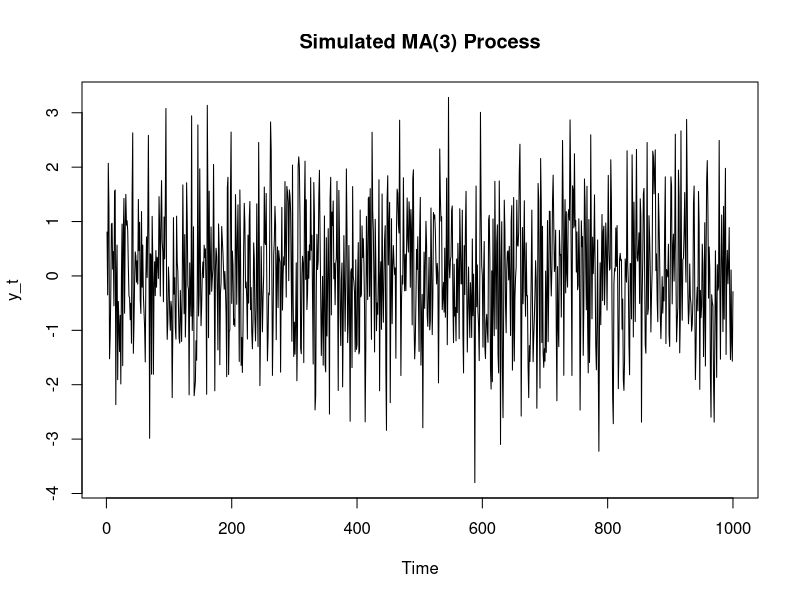
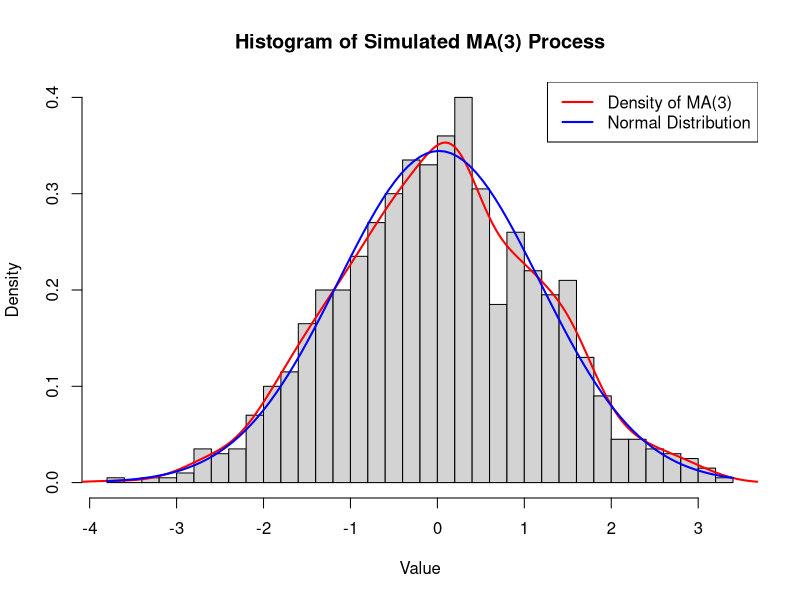
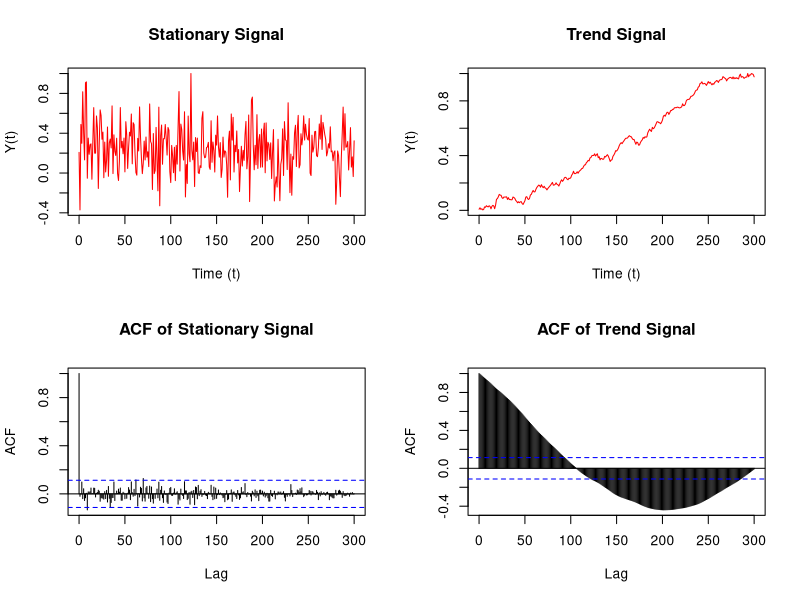

Generate these figures, in order, with R:
# Time Series Analysis: MA Models and Stationarity Tests
# Source: https://www.rdocumentation.org/packages/TimeSeries.OBeu/versions/1.2.4/topics/ts.stationary.test

## 1. Simulating an MA(3) Process and Plotting Against a Normal Distribution

# In this exercise, we will simulate an MA(3) process and compare it to a 
# normal distribution.

### Load necessary libraries
if (!require(forecast)) install.packages("forecast", dependencies = TRUE)
library(forecast)

### Set the seed for reproducibility
set.seed(123)

### Simulate an MA(3) process with specific parameters
ma_coeffs <- c(0.5, -0.3, 0.2)  # Coefficients for the MA process
n <- 1000  # Number of observations
ma_process <- arima.sim(n = n, list(ma = ma_coeffs))

### Plot the simulated MA(3) process
plot(ma_process, type = "l", main = "Simulated MA(3) Process", ylab = "y_t")

### Plot the histogram of the simulated MA(3) process
hist(ma_process, breaks = 30, probability = TRUE,
     main = "Histogram of Simulated MA(3) Process", xlab = "Value")

### Overlay a normal distribution on the histogram for comparison
lines(density(ma_process), col = "red", lwd = 2)  # Kernel density estimate
curve(dnorm(x, mean(ma_process), sd(ma_process)), add = TRUE, 
      col = "blue", lwd = 2)  # Normal distribution
legend("topright",
       legend = c("Density of MA(3)", "Normal Distribution"),
       col = c("red", "blue"), lwd = 2)

## 2. Stationarity Tests

### We know certain processes:
# - White Noise (WN) process: stationary by default
# - Random Walk (RW): non-stationary
# - Differencing a RW: makes it stationary
# - Adding a trend to WN: makes it trend-stationary

### Create time series data for stationarity tests
t <- 0:300
y_stationary <- rnorm(length(t), mean = 1, sd = 1)  # Stationary time series
y_trend <- cumsum(rnorm(length(t), mean = 1, sd = 4)) + t / 100  # Trend TS

### Normalize the series for simplicity
y_stationary <- y_stationary / max(y_stationary)
y_trend <- y_trend / max(y_trend)

### Visualize the signals and their ACFs
par(mfcol = c(2, 2))  # Set up a 2x2 plotting area

# Plot the stationary signal and ACF
plot(t, y_stationary, type = "l", col = "red", 
     xlab = "Time (t)", ylab = "Y(t)", main = "Stationary Signal")
acf(y_stationary, lag.max = length(y_stationary), main = "ACF of Stationary Signal")

# Plot the trend signal and ACF
plot(t, y_trend, type = "l", col = "red", 
     xlab = "Time (t)", ylab = "Y(t)", main = "Trend Signal")
acf(y_trend, lag.max = length(y_trend), main = "ACF of Trend Signal")

### Observations:
# - Stationary signal: ACF lags die out quickly.
# - Trend signal: ACF lags persist, indicating non-stationarity.

## 3. Stationarity Tests Using Augmented Dickey–Fuller (ADF) and KPSS Tests

# Load the necessary library for stationarity tests
if (!require(tseries)) install.packages("tseries", dependencies = TRUE)
library(tseries)

### ADF Test: Test for a unit root (non-stationarity)
# y_stationary tests
adf.test(y_stationary)  # Default test
adf.test(y_stationary, alternative = "stationary", k = trunc((length(y_stationary)-1)^(1/3)))  # Alternative hypothesis: stationary
adf.test(y_stationary, alternative = "explosive", k = trunc((length(y_stationary)-1)^(1/3)))  # Alternative hypothesis: explosive

### KPSS Test: Null hypothesis of stationarity
# Test for level and trend stationarity
kpss.test(y_stationary, null = "Level")  # Test for level stationarity
kpss.test(y_stationary, null = "Trend")  # Test for trend stationarity

# y_trend tests
adf.test(y_trend, alternative = "stationary")  # Test for stationary alternative
adf.test(y_trend, alternative = "explosive")  # Test for explosive alternative
adf.test(y_trend)  # Default test

### KPSS Test on y_trend
kpss.test(y_trend, null = "Level")  # Test for level stationarity
kpss.test(y_trend, null = "Trend")  # Test for trend stationarity
